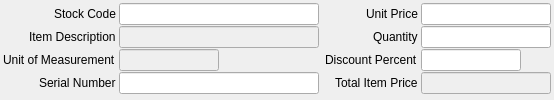
         <widget class="QWidget" name="tab_6">
          <attribute name="title">
           <string>Stock Item</string>
          </attribute>
          <layout class="QGridLayout" name="gridLayout_6">
           <property name="leftMargin">
            <number>3</number>
           </property>
           <property name="topMargin">
            <number>3</number>
           </property>
           <property name="rightMargin">
            <number>3</number>
           </property>
           <property name="bottomMargin">
            <number>3</number>
           </property>
           <property name="verticalSpacing">
            <number>1</number>
           </property>
           <item row="0" column="0">
            <layout class="QFormLayout" name="formLayout">
             <property name="fieldGrowthPolicy">
              <enum>QFormLayout::AllNonFixedFieldsGrow</enum>
             </property>
             <property name="labelAlignment">
              <set>Qt::AlignRight|Qt::AlignTrailing|Qt::AlignVCenter</set>
             </property>
             <property name="horizontalSpacing">
              <number>3</number>
             </property>
             <property name="verticalSpacing">
              <number>1</number>
             </property>
             <item row="0" column="0">
              <widget class="QLabel" name="label">
               <property name="text">
                <string>Stock Code</string>
               </property>
              </widget>
             </item>
             <item row="0" column="1">
              <layout class="QHBoxLayout" name="horizontalLayout_5">
               <property name="spacing">
                <number>3</number>
               </property>
               <item>
                <widget class="RB_IdxLineEdit" name="ileStockCode">
                 <property name="enabled">
                  <bool>true</bool>
                 </property>
                </widget>
               </item>
              </layout>
             </item>
             <item row="1" column="0">
              <widget class="QLabel" name="label_19">
               <property name="text">
                <string>Item Description</string>
               </property>
              </widget>
             </item>
             <item row="1" column="1">
              <widget class="QLineEdit" name="leItemDescription">
               <property name="enabled">
                <bool>false</bool>
               </property>
               <property name="minimumSize">
                <size>
                 <width>200</width>
                 <height>0</height>
                </size>
               </property>
               <property name="maximumSize">
                <size>
                 <width>16777215</width>
                 <height>16777215</height>
                </size>
               </property>
               <property name="readOnly">
                <bool>false</bool>
               </property>
              </widget>
             </item>
             <item row="2" column="0">
              <widget class="QLabel" name="lblUnit">
               <property name="text">
                <string>Unit of Measurement</string>
               </property>
              </widget>
             </item>
             <item row="2" column="1">
              <widget class="QLineEdit" name="leUnitOfMeasurement">
               <property name="enabled">
                <bool>false</bool>
               </property>
               <property name="minimumSize">
                <size>
                 <width>100</width>
                 <height>0</height>
                </size>
               </property>
               <property name="maximumSize">
                <size>
                 <width>100</width>
                 <height>16777215</height>
                </size>
               </property>
               <property name="baseSize">
                <size>
                 <width>0</width>
                 <height>0</height>
                </size>
               </property>
               <property name="readOnly">
                <bool>false</bool>
               </property>
              </widget>
             </item>
             <item row="3" column="0">
              <widget class="QLabel" name="label_39">
               <property name="text">
                <string>Serial Number</string>
               </property>
              </widget>
             </item>
             <item row="3" column="1">
              <widget class="QLineEdit" name="leSerialNumber"/>
             </item>
            </layout>
           </item>
           <item row="0" column="1">
            <layout class="QFormLayout" name="formLayout_2">
             <property name="fieldGrowthPolicy">
              <enum>QFormLayout::AllNonFixedFieldsGrow</enum>
             </property>
             <property name="labelAlignment">
              <set>Qt::AlignRight|Qt::AlignTrailing|Qt::AlignVCenter</set>
             </property>
             <property name="horizontalSpacing">
              <number>3</number>
             </property>
             <property name="verticalSpacing">
              <number>1</number>
             </property>
             <item row="0" column="0">
              <widget class="QLabel" name="label_20">
               <property name="text">
                <string>Unit Price</string>
               </property>
              </widget>
             </item>
             <item row="0" column="1">
              <widget class="QLineEdit" name="leUnitPrice">
               <property name="minimumSize">
                <size>
                 <width>130</width>
                 <height>0</height>
                </size>
               </property>
               <property name="maximumSize">
                <size>
                 <width>130</width>
                 <height>16777215</height>
                </size>
               </property>
              </widget>
             </item>
             <item row="1" column="0">
              <widget class="QLabel" name="label_21">
               <property name="text">
                <string>Quantity</string>
               </property>
              </widget>
             </item>
             <item row="1" column="1">
              <widget class="QLineEdit" name="leQuantity">
               <property name="minimumSize">
                <size>
                 <width>130</width>
                 <height>0</height>
                </size>
               </property>
               <property name="maximumSize">
                <size>
                 <width>130</width>
                 <height>16777215</height>
                </size>
               </property>
              </widget>
             </item>
             <item row="2" column="0">
              <widget class="QLabel" name="label_24">
               <property name="text">
                <string>Discount Percent</string>
               </property>
              </widget>
             </item>
             <item row="2" column="1">
              <widget class="QLineEdit" name="leDiscountPercent">
               <property name="minimumSize">
                <size>
                 <width>100</width>
                 <height>0</height>
                </size>
               </property>
               <property name="maximumSize">
                <size>
                 <width>100</width>
                 <height>16777215</height>
                </size>
               </property>
              </widget>
             </item>
             <item row="3" column="0">
              <widget class="QLabel" name="label_23">
               <property name="text">
                <string>Total Item Price</string>
               </property>
              </widget>
             </item>
             <item row="3" column="1">
              <widget class="QLineEdit" name="leTotalItemPrice">
               <property name="enabled">
                <bool>false</bool>
               </property>
               <property name="minimumSize">
                <size>
                 <width>130</width>
                 <height>0</height>
                </size>
               </property>
               <property name="maximumSize">
                <size>
                 <width>130</width>
                 <height>16777215</height>
                </size>
               </property>
               <property name="readOnly">
                <bool>false</bool>
               </property>
              </widget>
             </item>
            </layout>
           </item>
          </layout>
         </widget>
